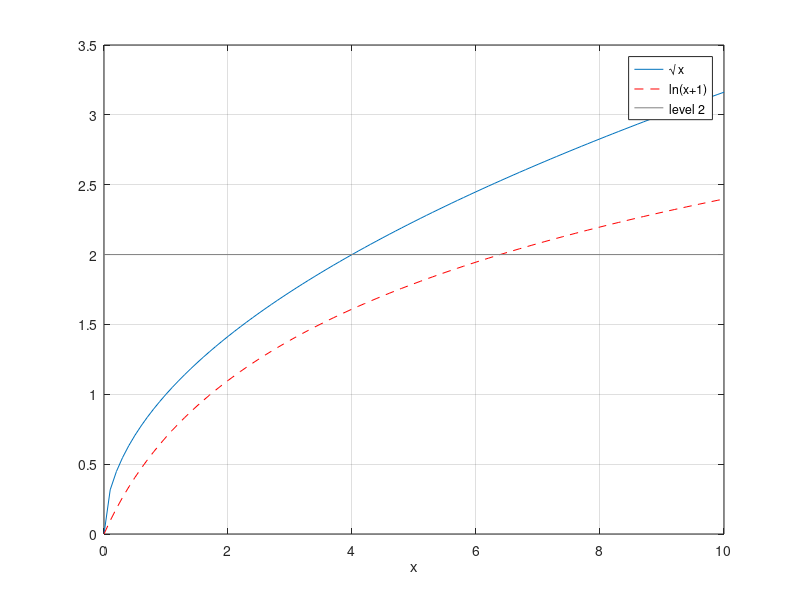

The MATLAB script that drew this image:
% Day 034 · Plotting Multiple Graphs: plot with Several Pairs, hold, and line — The line command and DisplayName
% Run: open this file in MATLAB and press Run (or type example_3 in the Command Window)

x = 0:0.1:10;
plot(x, sqrt(x), 'DisplayName', '\surd x')
line(x, log(x + 1), 'Color', 'r', 'LineStyle', '--', 'DisplayName', 'ln(x+1)')
line([0 10], [2 2], 'Color', [0.5 0.5 0.5], 'DisplayName', 'level 2')
legend show
xlabel('x'); grid on
